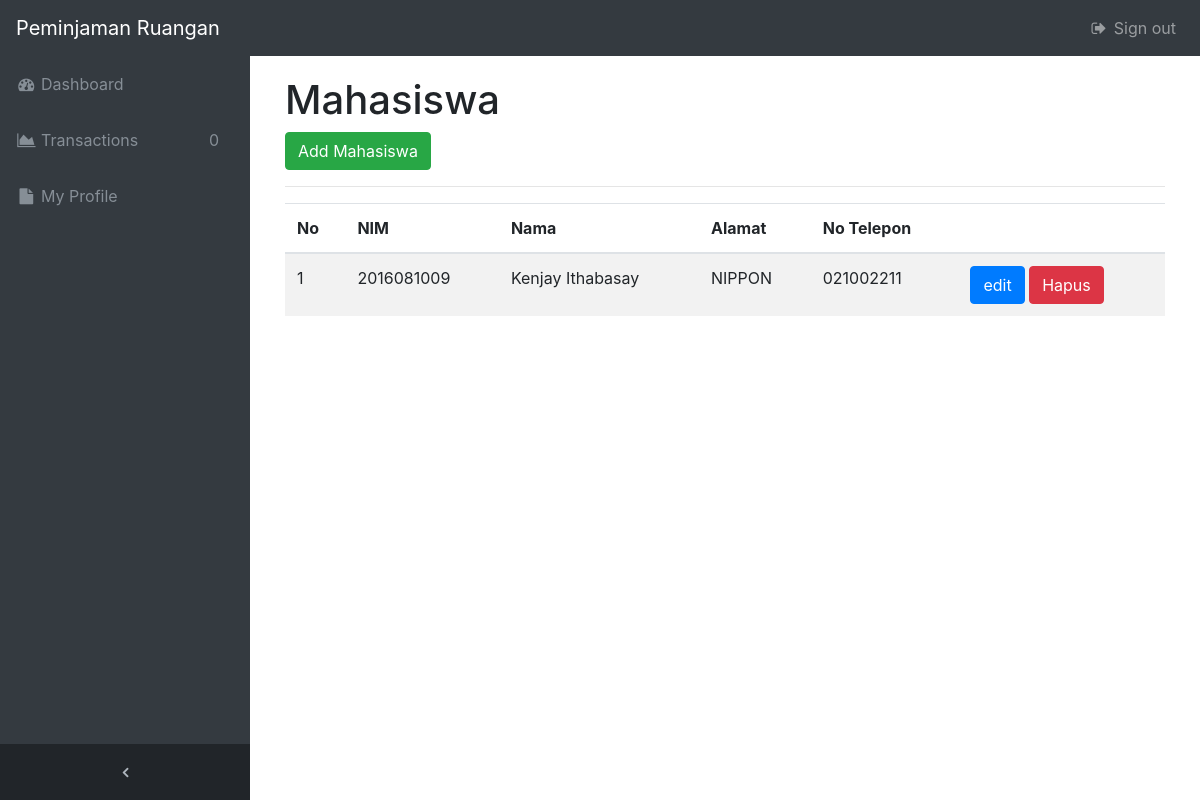
Page /mahasiswa.php (signed in) on the committed database.
### tables this page shows
CREATE TABLE `mahasiswa` (
  `idmhs` int(11) NOT NULL,
  `nim` varchar(15) NOT NULL,
  `nama` varchar(30) NOT NULL,
  `goldar` varchar(5) NOT NULL,
  `tgllahir` date NOT NULL,
  `templahir` varchar(20) NOT NULL,
  `alamat` varchar(100) NOT NULL,
  `notlpn` varchar(15) NOT NULL,
  `asalsekolah` varchar(30) NOT NULL,
  `alamatortu` varchar(100) NOT NULL
);

### mahasiswa.php (the view, shortened to what this page needs)
<?php
require("library/koneksi.php");
?>
<!DOCTYPE html>
<html lang="en">
<head>
    <link href="vendor/bootstrap/css/bootstrap.min.css" rel="stylesheet">
    <link href="css/simple-sidebar.css" rel="stylesheet">
</head>
<body>
    <div id="wrapper" class="toggled">
        <?php include("layout/menu.php");?>
        <div id="page-content-wrapper">
            <div class="container-fluid">
                <h1>Mahasiswa</h1>
                <a href="mahasiswaform.php" class="btn btn-success">Add Mahasiswa</a>
                <hr>
                <table class="table table-striped">
                    <thead>
                      <tr>
                        <th>No</th>
                        <th>NIM</th>
                        <th>Nama</th>
                        <th>Alamat</th>
                        <th>No Telepon</th>
                        <th></th>
                      </tr>
                    </thead>
                    <tbody>
                       <?php
                        $jml = $db->query("SELECT * FROM mahasiswa")->fetch_array();
                        if(count($jml) > 0){
                            $sql = $db->query("SELECT * FROM mahasiswa ORDER BY idmhs DESC");
                            $n=0;
                            while($mahasiswa = $sql->fetch_array()){ $n++;
                                echo "<tr>";
                                echo "<td>".$n."</td>";
                                echo "<td>".$mahasiswa['nim']."</td>";
                                echo "<td>".$mahasiswa['nama']."</td>";
                                echo "<td>".$mahasiswa['alamat']."</td>";
                                echo "<td>".$mahasiswa['notlpn']."</td>";
                                echo "<td>";
                                echo "<a href='mahasiswaform.php?id=".$mahasiswa['idmhs']."' class='btn btn-primary'>edit</a> ";
                                echo "<a href='mahasiswa.php?id=".$mahasiswa['idmhs']."' class='btn btn-danger'>Hapus</a>";
                                echo "</td>";
                                echo "</tr>";
                            }
                        }else{
                            echo "<tr><td colspan='6' class='text-center'>nothing data found.</td></tr>";
                        }
                        ?>
                    </tbody>
                </table>
            </div>
        </div>
    </div>
</body>
</html>

### css/simple-sidebar.css (style rules this page uses)
body, html { overflow-x: hidden; height: 100%; }
* { box-sizing: border-box; }
#wrapper { padding-left: 0; -webkit-transition: all 0.5s ease; -moz-transition: all 0.5s ease; -o-transition: all 0.5s ease; transition: all 0.5s ease; }
#wrapper.toggled { padding-left: 250px; }
#page-content-wrapper { width: 100%; position: absolute; padding: 15px; }
#wrapper.toggled #page-content-wrapper { position: absolute; margin-right: -250px; }
@media (min-width:768px) { #wrapper { padding-left: 0; } }
@media (min-width:768px) { #wrapper.toggled { padding-left: 250px; } }
@media (min-width:768px) { #page-content-wrapper { padding: 20px; position: relative; } }
@media (min-width:768px) { #wrapper.toggled #page-content-wrapper { position: relative; margin-right: 0; } }

### desain/css/sb-admin.css (style rules this page uses)
html { position: relative; min-height: 100%; }
body { overflow-x: hidden; }
body.sticky-footer { margin-bottom: 56px; }
body.fixed-nav { padding-top: 56px; }

### rows in the picture
mahasiswa: nim "2016081009", nama "Kenjay Ithabasay", alamat "NIPPON", notlpn "021002211"

### other values in the picture
$hitung2 "0"
